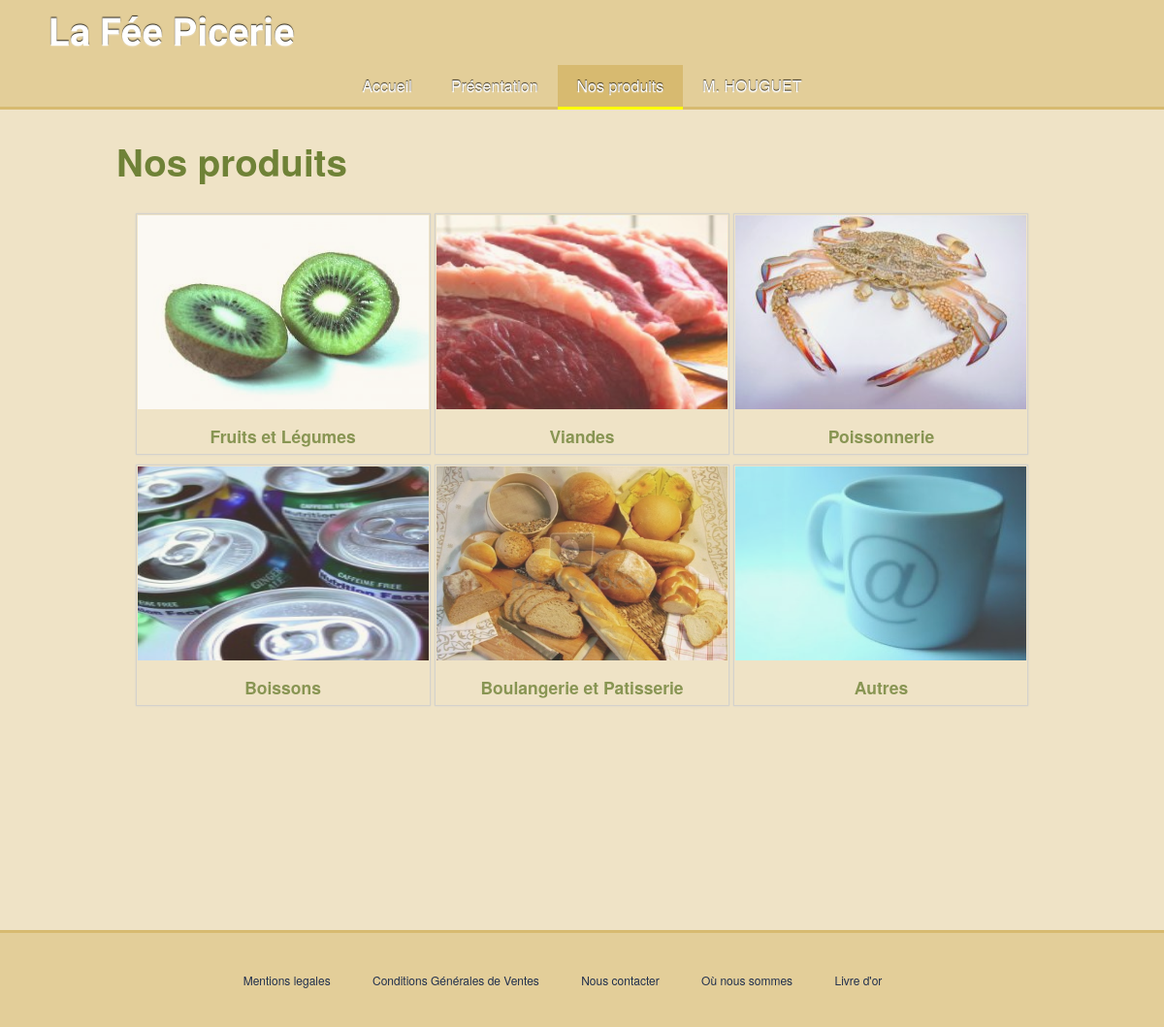
Screenshot of /?page=produits (signed in) with the database file from the repository.
### tables this page shows
CREATE TABLE IF NOT EXISTS `type_produit` (
  `type_produit_code` int(11) NOT NULL AUTO_INCREMENT,
  `type_produit_libelle` varchar(30) DEFAULT NULL,
  `type_produit_image` varchar(30) NOT NULL,
  `type_produit_url` varchar(30) NOT NULL,
  PRIMARY KEY (`type_produit_code`)
);

### webroot/index.php (called while the page is built, shortened)
<?php
require ROOT.DS.'controller/globalController.php';
?>

### model/getProduits.php (called while the page is built, shortened)
<?php
function getTypeProduits()
{
	global $db;
	$req = $db->query("SELECT * FROM type_produit");
	return $req->fetchAll();
}
 ?>

### view/pages/produits.php (the view)
<?php
if (isset($_GET['cat'])) {
	$cat = (int)$_GET['cat'];
	if ($cat != 0) {
	$produits = getProduitsCat($cat);
	$cat_name = getTypeProduitCat($cat);
		?>
		<h1><?php echo $cat_name['type_produit_libelle'] ?></h1>
		<?php foreach ($produits as $prod): ?>
			<table class="produits">
				<tr>
					<td rowspan="2"><img src="webroot/img/<?php echo $prod['produit_image'] ?>.jpg" alt="<?php echo $prod['produit_image'] ?>"></td>
					<td class="produits_name"><?php echo $prod['produit_designation']; ?></td>
					<td class="produits_prix" rowspan="2"><?php echo $prod['produit_prix_unitaire']; ?>€ HT</td>
					<td class="produits_qte" rowspan="2">
						<a href="?page=produits&ref=<?php echo $prod['produit_code'] ?>">Ajouter au panier</a>
					</td>
				</tr>
				<tr>
					<td><?php echo $prod['produit_description']; ?></td>
				</tr>
			</table>
		<?php endforeach ?>
		<?php
	}
}else{
?>
	<h1>Nos produits</h1>
	<div class="cat-box">
		<?php foreach ($categorie as $cat): ?>
			<a class="cat" href="?page=produits&cat=<?php echo $cat['type_produit_code'] ?>">
				<img class="img-cat" src="img/<?php echo $cat['type_produit_image'] ?>.jpg" alt="image de fruit">
				<div class="cat-d">
					<h4><?php echo $cat['type_produit_libelle'] ?></h4>
				</div>
			</a>
		<?php endforeach ?>
	</div>
<?php
}
 ?>

### webroot/css/default.css (style rules this page uses)
html { height: 100%; }
body { height: 100%; font-size: 12pt; color: #202f4d; background-color: #efe3c6; margin:0; padding:0; font-family: "Helvetica Neue", Helvetica, Arial, sans-serif; }
h1, h2, h3, h4, h5 { color: #6f8237; text-align: left; }
h1 { font-size: 38.5px; }
h4 { font-size: 17.5px; }
a { color: #4374e0; text-decoration: none; }
.cat-box a { color: inherit; }
.cat { display: inline-block; padding: 1px; margin-bottom: 10px; border: 1px solid #cecece; box-shadow: 0 0 2px #cecece; opacity: 0.8; transition: opacity 0.3s ease-in-out; width: 300px; }
.img-cat { width: 300px; height: 200px; border: none; }
.cat-d { padding: 5px; }
.cat-d h4, .cat-d p { padding: 0; margin: 0; }
.cat-d h4 { text-align: center; padding-top: inherit; }

### rows the page displays
type_produit: type_produit_image (picture), type_produit_libelle "Fruits et Légumes"
type_produit: type_produit_image (picture), type_produit_libelle "Viandes"
type_produit: type_produit_image (picture), type_produit_libelle "Poissonnerie"
type_produit: type_produit_image (picture), type_produit_libelle "Boissons"
type_produit: type_produit_image (picture), type_produit_libelle "Boulangerie et Patisserie"
type_produit: type_produit_image (picture), type_produit_libelle "Autres"

### other values shown
$_SESSION['civilite'] "M"
$_SESSION['nom'] "HOUGUET"
